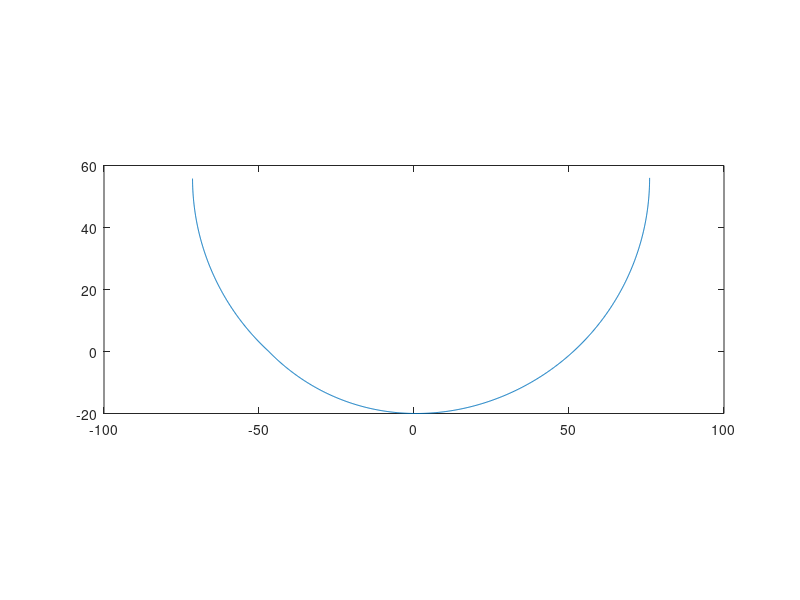
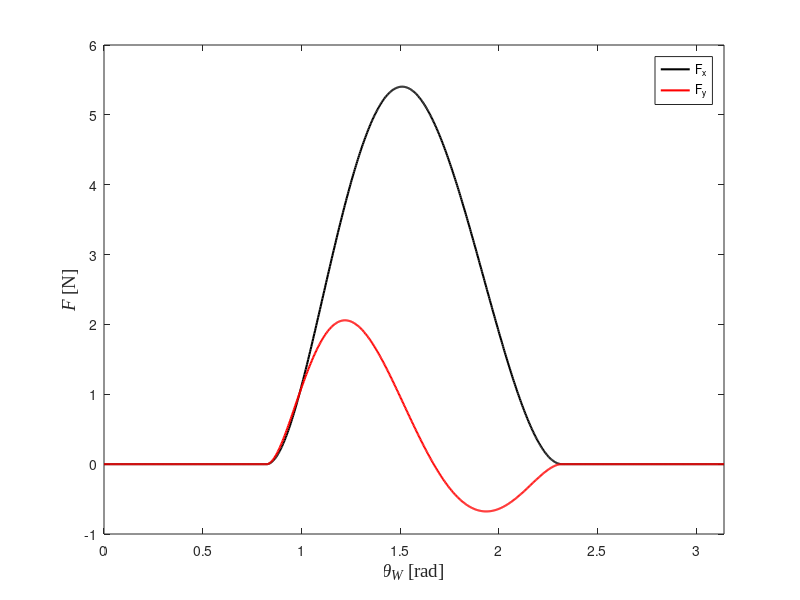

The MATLAB script that drew these images, in order:
clf;
close;
clear %ワークスペースの数値を初期化

L =76;%[m]
Rh =50;%[mm]ヒンジ半径
theta_w = 0; %車輪モータ初期値
n = 1000;%円を描くときの分割数n
num_seg = 100 ;
m=0;
k=0;
p=0;
rS =20 ;
theta_w =zeros(n,1);
% xS=zeros(n,1);%シャフト位置
% yS=zeros(n,1);
xP = zeros(n,1);
yP = zeros(n,1);
xS = zeros(n,1);
yS = zeros(n,1);
xH = zeros(n,1);
yH = zeros(n,1);
theta_pi = zeros(n,1);

seg_x = zeros(n,num_seg);
seg_y = zeros(n,num_seg);
G     = zeros(n,num_seg);
B     = zeros(n,num_seg);
z     = zeros(n,num_seg);
Z     = zeros(n,num_seg);

alphaX = zeros(n,num_seg);
alphaZ = zeros(n,num_seg);
sigma_x = zeros(n,num_seg);
sigma_z = zeros(n,num_seg);

ForceX = zeros(n,num_seg);
ForceZ = zeros(n,num_seg);

ForceX_sum = zeros(n,1);
ForceZ_sum = zeros(n,1);

w_x = zeros(n,1);
 
w_c = [0,56];%wheel center
Mass = 7.2; %[kg]
TreadWidth =63;%[mm]
scaleFactor = 1.1;
sand_d = 1480; % dencity of sand [kg/m^3]
% sand_d = sand_d * 10^(-9);
Cd     = 2 ;   % Drag coefficient
A00 = 0.206 ;
A10 = 0.169 ;
B11 = 0.212 ;
B01 = 0.358 ;
Bm11 = 0.055;
C11 = -0.124;
C01 = 0.253 ;
Cm11 = 0.007;
D10 = 0.088 ;

seg_length = L / num_seg ;%length of one segment
i =0;
dx(1,1:num_seg) = 0;
dy(1,1:num_seg) = 0;
d_vx(1,1:num_seg) = 0;
d_vy(1,1:num_seg) = 0;
theta_w(1) = 0;
%%
% theta = (linspace(0,- pi,n)).';%unit rad
% x = rS*cos(theta) ;  
% y = rS*sin(theta) ;

x = w_c(1); 
y = w_c(2);
w_x(1) =w_c(1);
% xS(i+1:i+n,1) = x.' ;
% yS(i+1:i+n,1) = y.' ;


%% パドルの手先位置の移動速度Δvx,vyの計算
omega = 10 ;%deg/s
duration = deg2rad(180) / omega ; %test time
dt = duration / n    ;
q = 1;
%%
k =1;
for i=1:n
    xS(i) = w_x(i);
    yS(i) = y;
    xH(i,1) = (Rh * cos(theta_w(i,1)) + w_x(i,1));
    yH(i) = (Rh * sin(theta_w(i,1)) + w_c(2));
    theta_w = theta_w + (- omega) * dt ;
    theta_pi(i,1) =  atan2(yH(i) - yS(i),xH(i) - xS(i));
    if  theta_pi(i,1) >0
        theta_pi(i,1) = deg2rad(-180);
    end
    xP(i) = xS(i) + L*cos(theta_pi(i));
    yP(i) = yS(i) + L*sin(theta_pi(i)); %パドル位置

  for q = 1:num_seg
      seg_y(i,q) = yS(i) + (L*sin(theta_pi(i))/num_seg) * q  ;
      seg_x(i,q) = xS(i) + (L*cos(theta_pi(i))/num_seg) * q  ;
      if i >1
          d_vx(i,q) = (seg_x(i,q) - seg_x(i-1,q))/dt;
          d_vy(i,q) = (seg_y(i,q) - seg_y(i-1,q))/dt;
      end

         B(i,q) = -theta_pi(i,1);
         if i == 1
           G(i,q) = atan(d_vy(i,q)./d_vx(i,q));
         else
           G(i,q) = atan(d_vy(i,q)./(d_vx(i,q)+ v_x(i-1)));  
         end
%% z
        z(i,q) = seg_y(i,q);

        Z(i,q) = z(i,q);
        Z(Z>0) = 0;        
     
         alphaX(i,q)=(Cm11 * cos(-2 * B(i,q) + G(i,q)) + C01 * cos(G(i,q)) + ...
                        C11 * cos(2 * B(i,q) + G(i,q)) + D10 * sin(2 * B(i,q)));
         alphaZ(i,q) = (A10 * cos(2 * B(i,q)) + A00 + Bm11 * sin((-2 * B(i,q)) + G(i,q)) + ...
                        B01 * sin(G(i,q)) + B11 * sin((2 * B(i,q)) + G(i,q)));
                    
         sigma_x(i,q) = alphaX(i,q) * -Z(i,q) *scaleFactor * 0.1 ;
         sigma_z(i,q) = alphaZ(i,q) * -Z(i,q) *scaleFactor * 0.1 ;
        
        
         if Z(i,q) < 0
             
            ForceX(i,q) = sigma_x(i,q) *  TreadWidth * seg_length * 0.01  ;
            ForceZ(i,q) = sigma_z(i,q) * TreadWidth * seg_length  * 0.01  ;
%             ForceX(i,q) = sigma_x(i,q) *  TreadWidth * seg_length *cos(B(i,q))* 0.01  ;
%             ForceZ(i,q) = sigma_z(i,q) * TreadWidth * seg_length *sin(B(i,q)) * 0.01  ;
%             Dragforce(i,q) = 0.5 * (d_vx(i,q))^2 * sand_d * seg_lengt]h *sin(B(i,q))* TreadWidth * Cd * 0.00001 ;
         else
             ForceX(i,q) = 0 ;
             ForceZ(i,q) = 0 ;
%              Dragforce(i,q) =0;
         end
         
%          ForceX(i,q) = sigma_x(i,q) *  TreadWidth * -z(i,q) * 0.01 / 2 ;
%          ForceZ(i,q) = sigma_z(i,q) * TreadWidth * -z(i,q) * 0.01  / 2;        
          

%           ForceX(i,q) = sigma_x(i,q) * seg_length * TreadWidth * -z(i,q) * 0.01 /2 ;
%           ForceZ(i,q) = sigma_z(i,q) * seg_length * TreadWidth * -z(i,q) * 0.01 /2;
          
%           ForceX(i,q) = alphaX(i,q) * (xP(i)/num_seg) * TreadWidth ;
%           ForceZ(i,q) = alphaZ(i,q) * (yP(i)/num_seg) * TreadWidth ;
   end
    ForceX_sum(i) = sum(ForceX(i,1:end));
    ForceZ_sum(i) = sum(ForceZ(i,1:end));
%     DragX(i)      = sum(Dragforce(i,1:end));
    Net_Fx(i) =  ForceX_sum(i);%-DragX(i);
    a(i) = Net_Fx(i) / Mass ;%[m/s^2]
    if i == 1
        v_x(i) =  0;
        mov_x(i) = 0;
        w_x(i+1) = w_x(i);%次の車輪の中心位置座標[x]
        
    else if a(i) ~= 0    
        v_x(i) = v_x(i-1)+a(i)*dt;
        mov_x(i) = v_x(i-1)*dt + 1/2 *a(i)*dt*dt;
        w_x(i+1) = mov_x(i) * 1000 + w_x(i); %change unit [m] to [mm]
        else
            v_x(i) = 0;
            mov_x(i) = mov_x(i-1);
            w_x(i+1) = w_x(i); 
        end
    end
end

%% Animation part( future work )
 %% plot area
% figure(1)
% plot(xS,yS,'k','LineWidth',1.5,'MarkerSize',100);
% xlim([-50,50]);
% ylim([0,100]);
% daspect([1 1 1]);
% 
% figure(2)
% plot(xH,yH)
% daspect([1 1 1]);
% 
figure(3)
plot(xP,yP);
daspect([1 1 1]);
theta_plot = linspace(0,pi,n);
 figure(4)
plot(theta_plot,ForceX_sum,'k','LineWidth',1.5) 
 hold on
plot(theta_plot,ForceZ_sum,'r','LineWidth',1.5)
xlim([0 pi])
ylim([-1 6])
xlabel('{\it\theta_{W}} [rad]','Fontname','Times New Roman','FontSize',14);
ylabel('{\itF} [N]','Fontname','Times New Roman','FontSize',14);
legend('F_{x}','F_{y}')
% %  saveas(gcf,'sim-fp.svg')
t = linspace(0,18,n-1);
% figure(5)
% plot(t,a,'LineWidth',1.5)
% xlabel('time[s]','Fontname','Times New Roman','FontSize',14);
% ylabel('{\ita{x}} [m/s^2]','Fontname','Times New Roman','FontSize',14);
% figure(6)
% plot(t,v_x,'LineWidth',1.5)
% xlabel('time[s]','Fontname','Times New Roman','FontSize',14);
% ylabel('{\itv_{x}} [m/s]','Fontname','Times New Roman','FontSize',14);
% figure(7)
% plot(t,mov_x,'LineWidth',1.5)
% xlabel('time[s]','Fontname','Times New Roman','FontSize',14);
% ylabel('{distance} [m]','Fontname','Times New Roman','FontSize',14);
